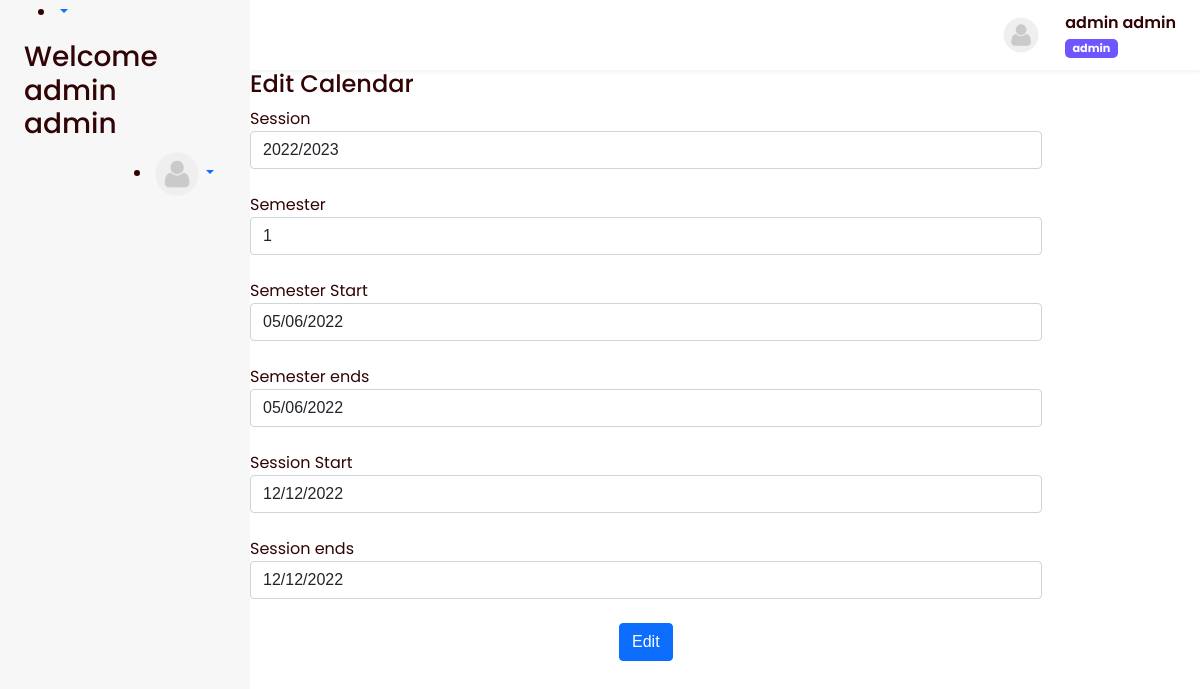
/admin/ecalendar.php (signed in), run on the app's committed database.
### tables this page shows
CREATE TABLE `calender` (
  `sn` int(11) NOT NULL,
  `session` varchar(100) NOT NULL,
  `current_semester` varchar(2) NOT NULL,
  `previous_session` varchar(20) NOT NULL,
  `s_start` varchar(10) NOT NULL,
  `s_stop` varchar(10) NOT NULL,
  `t_start` varchar(10) NOT NULL,
  `t_stop` varchar(10) NOT NULL,
  `status` int(11) NOT NULL DEFAULT 0,
  `school_name` varchar(500) NOT NULL DEFAULT 'First Technical University',
  `pass_mark` int(11) NOT NULL DEFAULT 45
);

### admin/header.php (called while the page is built, shortened)
<?php include("../conn.php") ?>
<?php session_start();
$users = $_SESSION['users'];
$s1 = mysqli_query($con, "SELECT * FROM admin where username = '$users'");
$sh1 = mysqli_fetch_array($s1);
$name1 = $sh1['fname'] . " " . $sh1['lname'];
$img = $sh1['picture'];
if ($img == "") {
    $img2 = "passport/default.png";
} else {
    $img2 = $img;
}
$role = "admin";
?>
<?php include("../extras/header.php") ?>

### admin/ecalendar.php (the view, shortened to what this page needs)
<?php include("header.php") ?>
	<div class="content">
			<div class="col-sm-10 mb-5">
				<div class="content">
					<div id="p_heading">
						<?php
					$users = $_SESSION['users'];
					$s1  = mysqli_query($con,"SELECT * FROM admin where username = '$users'");
					$sh1 = mysqli_fetch_array($s1);
					$name1 = $sh1['fname']." ".$sh1['lname'];
					$img = $sh1['picture'];
					if($img==""){
						$img2 = "passport/default.png";
					}
					else{
						$img2 = $img;
					}
					?>
					 	<?php include("nav.php") ?>
					</div>
					<div class="panel-body">
						<h4>Edit Calendar</h4>
								<?php
				$s2  = mysqli_query($con,"SELECT * FROM  calender ");
				$sh2 = mysqli_fetch_array($s2);
				$session1 = $sh2['session'];
				$semester1 = $sh2['current_semester'];
				$sstart1 = $sh2['s_start'];
				$sstop1 = $sh2['s_stop'];
				$tstart1 = $sh2['t_start'];
				$tstop1 = $sh2['t_stop'];
						?>
						<form method="POST">
							<label>Session</label>
							<input type="" name="session" class="form-control" placeholder="session" value="<?php echo $session1 ?>" required><br>
							<label>Semester</label>
							<input type="" name="semester" class="form-control" placeholder="semester" value="<?php echo $semester1 ?>" required>
							<br>
							<label>Semester Start</label>
							<input type="" name="tstart" placeholder="Term starts (dd-mm-yyyy)" value="<?php echo $tstart1 ?>" class="form-control" required>
							<br>
							<label>Semester ends</label>
							<input type="" name="tstop" placeholder="Term stops (dd-mm-yyyy)" value="<?php echo $tstop1 ?>"  class="form-control" required><br>
							<label>Session Start</label>
							<input type="" name="sstart" placeholder="session starts (dd-mm-yyyy)" value="<?php echo $sstart1 ?>"  class="form-control"  required>
							<br>
							<label>Session ends</label>
							<input type="" name="sstop" placeholder="session stops (dd-mm-yyyy)" value="<?php echo $sstop1 ?>"   class="form-control" required ><br>
							<p class="text-center"><button class="btn btn-primary" name="create">Edit</button></p>
						</form>
					</div>
				</div>
			</div>
		</div>
</body>
</html>

### extras/body.php (shortened to what this page needs)
<body>
    <main id="super-box">
        <?php include("navbar.php") ?>
        <section class="viewbox">
            <div class="viewbox-nav">
                <div id="droppy" class="dropdown">
                    <div class="profile-bar dropdown-toggle" type="button" id="dropdownMenuButton1"
                        data-bs-toggle="dropdown" aria-expanded="false">
                        <div class="image">
                            <img src="<?= $img2 ?>" alt="">
                        </div>
                        <div class="content">
                            <p>
                                <?= $name1 ?>
                            </p>
                            <span class="badge bg-secondary"><?= $role ?></span>
                        </div>
                    </div>
                </div>
            </div>

### admin/nav.php (shortened to what this page needs)
<nav style='border: none !important; outline: none !important;' class='navbar navbar-default'>
  <div class="container nav">
    <div class="settings">
      <ul>
        <li class="dropdown"><a href="" style='border: none !important; outline: none !important;' class="navbar-toggle collapsed dropdown-toggle list-right" data-bs-toggle="dropdown" data-hover="dropdown">
          </a>
    </div>
    <h3>Welcome <?php echo $name1 ?></h3>
    <div class="settings">
      <ul>
        <li class="dropdown"><a href="" class="dropdown-toggle list-right" data-bs-toggle="dropdown" data-hover="dropdown"><img src="<?php echo $img2 ?>" width="50px" id="imgs"></a>
    </div>
  </div>
</nav>

### assets/css/style.css (style rules this page uses)
body { font-family: 'Poppins', sans-serif !important; color: #310405 !important; }
p { margin-bottom: 0 !important; }
.panel-body { margin-bottom: 1.5rem; }
#super-box { display: flex; align-items: flex-start; min-height: 100vh; width: 100%; overflow-x: hidden; background-color: white; position: relative; }
#super-box nav, #super-box section.viewbox { min-height: 100vh; transition: .3s; overflow: hidden; }
#super-box nav { display: flex; flex-direction: column; align-items: flex-start; padding: 0rem 1.5rem 7rem; gap: 24px; background: #F7F7F7; width: 250px; position: fixed; z-index: 1; top: 0; left: 0; overflow-y: scroll; max-height: 100vh; }
#super-box .viewbox { width: calc(100% - 250px); margin-left: 250px; }
.viewbox .viewbox-nav, .viewbox .viewbox-content { padding: .7rem 1.5rem; }
.viewbox .viewbox-nav { display: flex; align-items: center; box-shadow: 0px 2px 4px rgba(0, 0, 0, 0.05); }
.viewbox .viewbox-nav .profile-bar { display: flex; align-content: center; }
.viewbox .viewbox-nav .profile-bar .content p { margin-bottom: .3rem; font-weight: 600; }
.viewbox .viewbox-nav .profile-bar .content span { font-size: .7rem !important; background: #6D55FF !important; border-radius: 5px; }
.viewbox .viewbox-nav .profile-bar .image { width: 40px; height: 100%; overflow: hidden; display: flex; align-items: center; justify-content: center; margin: auto 0; margin-right: 1.5rem; }
.viewbox .viewbox-nav .profile-bar .image img { width: 40px; height: 40px; border-radius: 50%; display: block; margin: 0 auto; }
#droppy .profile-bar::after { opacity: 0; display: none; }

### data on the page
calender: session "2022/2023", semester "1", tstart "05/06/2022", tstop "05/06/2022", sstart "12/12/2022", sstop "12/12/2022"

### other printed values
$name1 "admin admin"
$role "admin"
